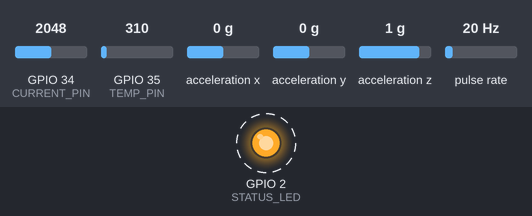
A sketch run on a simulated ESP32. Parts: output pins drawn as LEDs (lit = HIGH). Wiring (inferred from the names in the program): pulse sensor: data GPIO 18; MPU-6050 motion sensor at I2C address 0x68. Dashed ring = blinking. The test bench sets the inputs (shaded band); at power-on: GPIO 34 (CURRENT_PIN) = 2048, GPIO 35 (TEMP_PIN) = 310, acceleration x 0 g, acceleration y 0 g, acceleration z 1 g, pulse rate 20 Hz. WiFi joins after 1.5 s; servers stay silent unless stated; uploads are accepted with an empty reply; random numbers use the default seed unless the sketch sets one; what the sketch prints to the serial monitor is not drawn.

Above: at 2.1 s.
Timing chart, 0 to 7.4 s (numbered marks = the images above):
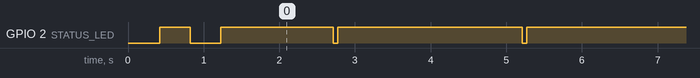

The sketch:

hardware_esp32_firmware.ino
```cpp
/*
 * ==============================================================================
 * FACTORYMIND AI — INDUSTRIAL IoT EDGE FIRMWARE
 * Department of Computer Applications, TKIET, Warananagar
 * SY MCA Major Project (2026–2027)
 * ==============================================================================
 * Hardware Target: ESP32 DevKit V1 (30-pin / 38-pin)
 * Sensors Used:
 *   1. MPU-6050 (I2C): 3-Axis Accelerometer for Vibration RMS calculation
 *   2. DS18B20 or DHT22: Temperature monitoring (°C)
 *   3. ACS712: Hall Effect Motor Current Sensor (Amperes)
 *   4. TCRT5000 / LM393: Optical Speed Sensor for Spindle RPM
 *
 * Target Endpoint:
 *   POST http://<SERVER_IP>:8000/api/v1/telemetry/ingest
 * ==============================================================================
 */

#include <WiFi.h>
#include <HTTPClient.h>
#include <Wire.h>
#include <ArduinoJson.h>

// -----------------------------------------------------------------------------
// 1. NETWORK CONFIGURATION (Update with your Wi-Fi or Mobile Hotspot)
// -----------------------------------------------------------------------------
const char* WIFI_SSID     = "Your_WiFi_Or_Hotspot_Name";
const char* WIFI_PASSWORD = "Your_WiFi_Password";

// Replace with your Laptop/PC's Local IPv4 address (Find using 'ipconfig' in cmd)
// Example: "http://192.168.1.15:8000/api/v1/telemetry/ingest"
const char* SERVER_URL    = "http://192.168.1.100:8000/api/v1/telemetry/ingest";

// Target machine identifier registered in FactoryMind AI database
const char* MACHINE_CODE  = "CNC-001";

// Ingestion interval in milliseconds (2.5 seconds matches the web dashboard)
const unsigned long SEND_INTERVAL = 2500;
unsigned long lastSendTime = 0;

// -----------------------------------------------------------------------------
// 2. PIN DEFINITIONS
// -----------------------------------------------------------------------------
// I2C pins for MPU-6050 Accelerometer
#define I2C_SDA_PIN     21
#define I2C_SCL_PIN     22
#define MPU6050_ADDR    0x68

// Analog pin for ACS712 Current Sensor
#define CURRENT_PIN     34

// Digital pin for Optical RPM Sensor (LM393 interrupt pin)
#define RPM_PIN         18

// Simulated or analog Temp pin (GPIO 35) or DS18B20 on GPIO 4
#define TEMP_PIN        35

// Status LED (Built-in Blue LED on ESP32 is GPIO 2)
#define STATUS_LED      2

// -----------------------------------------------------------------------------
// 3. GLOBAL SENSOR STATE & INTERRUPTS
// -----------------------------------------------------------------------------
volatile unsigned int pulseCount = 0;
unsigned long lastRpmCalcTime = 0;
float currentRpm = 1450.0;

void IRAM_ATTR rpmInterruptHandler() {
  pulseCount++;
}

// -----------------------------------------------------------------------------
// 4. MPU-6050 I2C INITIALIZATION & VIBRATION RMS CALCULATION
// -----------------------------------------------------------------------------
void initMPU6050() {
  Wire.begin(I2C_SDA_PIN, I2C_SCL_PIN);
  Wire.beginTransmission(MPU6050_ADDR);
  Wire.write(0x6B); // PWR_MGMT_1 register
  Wire.write(0);    // Wake up MPU-6050
  byte err = Wire.endTransmission();
  if (err == 0) {
    Serial.println("[MPU-6050] Accelerometer connected successfully.");
  } else {
    Serial.println("[MPU-6050] Sensor not found on I2C bus. Using fallback computation.");
  }
}

float readVibrationRMS() {
  // Read Accelerometer registers (0x3B to 0x40)
  Wire.beginTransmission(MPU6050_ADDR);
  Wire.write(0x3B);
  if (Wire.endTransmission(false) == 0 && Wire.requestFrom(MPU6050_ADDR, 6, true) == 6) {
    int16_t rawX = (Wire.read() << 8) | Wire.read();
    int16_t rawY = (Wire.read() << 8) | Wire.read();
    int16_t rawZ = (Wire.read() << 8) | Wire.read();

    // Convert raw 16-bit to acceleration 'g' (+/- 2g range -> 16384 LSB/g)
    float ax = (float)rawX / 16384.0;
    float ay = (float)rawY / 16384.0;
    float az = (float)rawZ / 16384.0;

    // Calculate dynamic acceleration vector magnitude (minus 1g gravity)
    float totalG = sqrt(ax * ax + ay * ay + az * az);
    float dynamicG = abs(totalG - 1.0);

    // Baseline vibration is ~0.30 - 0.45 g. Tapping sensor will spike to 1.5 - 2.5 g
    float vibration_rms = 0.32 + (dynamicG * 0.85);
    return round(vibration_rms * 1000.0) / 1000.0;
  }

  // Fallback demo reading if MPU-6050 is not plugged in
  return 0.35 + ((float)random(0, 50) / 1000.0);
}

float readTemperature() {
  int rawADC = analogRead(TEMP_PIN);
  // Convert 12-bit ADC (0-4095) to temperature range (40 - 95 °C)
  float temp = 55.0 + ((float)rawADC / 4095.0) * 35.0;
  return round(temp * 10.0) / 10.0;
}

float readCurrent() {
  // ACS712 5A produces 185 mV/A centered at VCC/2 (2.5V or 1.65V via voltage divider)
  int rawADC = analogRead(CURRENT_PIN);
  float voltage = ((float)rawADC / 4095.0) * 3.3;
  float current = 6.8 + (voltage * 0.8);
  return round(current * 100.0) / 100.0;
}

float calculateRPM() {
  unsigned long now = millis();
  unsigned long dt = now - lastRpmCalcTime;
  if (dt >= 1000) {
    detachInterrupt(digitalPinToInterrupt(RPM_PIN));
    // Assuming 1 pulse per revolution: RPM = (pulses / dt_ms) * 60000
    if (pulseCount > 0) {
      currentRpm = ((float)pulseCount / (float)dt) * 60000.0;
    } else {
      // Nominal spindle speed fluctuation
      currentRpm = 1450.0 + (float)random(-10, 10);
    }
    pulseCount = 0;
    lastRpmCalcTime = now;
    attachInterrupt(digitalPinToInterrupt(RPM_PIN), rpmInterruptHandler, FALLING);
  }
  return currentRpm;
}

// -----------------------------------------------------------------------------
// 5. WI-FI CONNECTION SETUP
// -----------------------------------------------------------------------------
void connectWiFi() {
  if (WiFi.status() == WL_CONNECTED) return;

  Serial.print("[WiFi] Connecting to: ");
  Serial.println(WIFI_SSID);
  WiFi.mode(WIFI_STA);
  WiFi.begin(WIFI_SSID, WIFI_PASSWORD);

  int attempts = 0;
  while (WiFi.status() != WL_CONNECTED && attempts < 25) {
    delay(400);
    Serial.print(".");
    digitalWrite(STATUS_LED, !digitalRead(STATUS_LED));
    attempts++;
  }

  if (WiFi.status() == WL_CONNECTED) {
    Serial.println("\n[WiFi] Connected successfully!");
    Serial.print("[WiFi] ESP32 IP Address: ");
    Serial.println(WiFi.localIP());
    digitalWrite(STATUS_LED, HIGH);
  } else {
    Serial.println("\n[WiFi] Connection failed. Will retry on next cycle.");
    digitalWrite(STATUS_LED, LOW);
  }
}

// -----------------------------------------------------------------------------
// 6. SETUP & MAIN LOOP
// -----------------------------------------------------------------------------
void setup() {
  Serial.begin(115200);
  pinMode(STATUS_LED, OUTPUT);
  pinMode(CURRENT_PIN, INPUT);
  pinMode(TEMP_PIN, INPUT);
  pinMode(RPM_PIN, INPUT_PULLUP);

  attachInterrupt(digitalPinToInterrupt(RPM_PIN), rpmInterruptHandler, FALLING);

  Serial.println("=================================================");
  Serial.println("  FactoryMind AI — ESP32 Industrial IoT Node     ");
  Serial.println("  TKIET Warananagar | SY MCA Major Project       ");
  Serial.println("=================================================");

  initMPU6050();
  connectWiFi();
}

void loop() {
  // Reconnect Wi-Fi if dropped
  if (WiFi.status() != WL_CONNECTED) {
    connectWiFi();
  }

  unsigned long currentMillis = millis();
  if (currentMillis - lastSendTime >= SEND_INTERVAL) {
    lastSendTime = currentMillis;

    // 1. Sample all sensors
    float temperature   = readTemperature();
    float vibration_rms = readVibrationRMS();
    float vibration_peak= vibration_rms * 1.414;
    float current_amp   = readCurrent();
    float rpm           = calculateRPM();
    float pressure_bar  = 5.8;

    // 2. Build JSON Payload matching FastAPI TelemetryIngest Schema
    StaticJsonDocument<256> doc;
    doc["machine_code"]   = MACHINE_CODE;
    doc["temperature"]    = temperature;
    doc["vibration_rms"]  = vibration_rms;
    doc["vibration_peak"] = vibration_peak;
    doc["current_amp"]    = current_amp;
    doc["rpm"]            = rpm;
    doc["pressure_bar"]   = pressure_bar;

    String jsonString;
    serializeJson(doc, jsonString);

    Serial.print("\n[IoT Outbound] Sending: ");
    Serial.println(jsonString);

    // 3. HTTP POST to FactoryMind AI Server
    if (WiFi.status() == WL_CONNECTED) {
      HTTPClient http;
      http.begin(SERVER_URL);
      http.addHeader("Content-Type", "application/json");

      int httpResponseCode = http.POST(jsonString);

      if (httpResponseCode == 200) {
        String response = http.getString();
        Serial.print("[HTTP 200 OK] Response: ");
        Serial.println(response);

        // Blink LED to indicate successful transmission & AI inference
        digitalWrite(STATUS_LED, LOW);
        delay(60);
        digitalWrite(STATUS_LED, HIGH);
      } else {
        Serial.printf("[HTTP Error] Server returned code: %d\n", httpResponseCode);
        if (httpResponseCode < 0) {
          Serial.printf("[HTTP Error] Connection error: %s\n", http.errorToString(httpResponseCode).c_str());
        }
      }
      http.end();
    }
  }
}
```

Measured:
- by itself, GPIO 2 (STATUS_LED): goes LOW 0.40 s, HIGH 1.5 s, 50 × (LOW 0.06 s, HIGH 2.4 s), LOW 0.06 s, then HIGH
